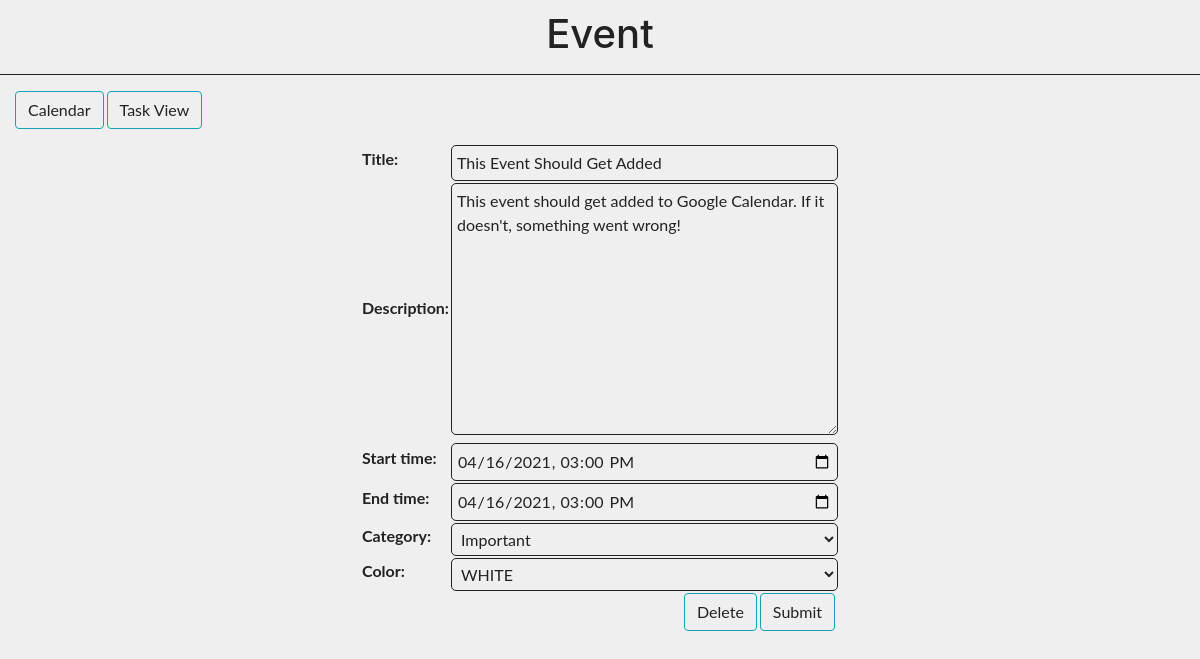
The page /event/edit/3/ (signed in) on the database its author committed.
### cal/models.py (models this page shows, shortened)
class Event(models.Model):
    title = models.CharField(max_length=200)
    description = models.TextField()
    start_time = models.DateTimeField()
    end_time = models.DateTimeField()
    CATEGORY_CHOICES = [("Important", "Important"), ("Tentative", "Tentative"), ("Recurrent", "Recurrent"), ("Normal", "Normal")]
    category = models.CharField(max_length=40, choices=CATEGORY_CHOICES, default="NORMAL")
    COLOR_CHOICES = [("dddddd","WHITE"),("ff4444","RED"), ("44ff44", "GREEN"), ("4444ff", "BLUE")]
    color = models.CharField(max_length=40, choices=COLOR_CHOICES, default="WHITE")
    the_user = models.ForeignKey(User, on_delete=models.SET_NULL, null=True, blank=True)
    gcal_id = models.TextField(max_length=1024, null=True, blank=True)

### cal/views.py (the view)
# urls.py: url(r'^event/edit/(?P<event_id>\d+)/$', views.event, name='event_edit'),
@login_required(login_url='login')
def event(request, event_id=None):
    if event_id:
        instance = get_object_or_404(Event, pk=event_id)
    else:
        instance = Event()
    instance.the_user = get_object_or_404(User, pk=request.user.id)
    form = EventForm(request.POST or None, instance=instance)
    if request.POST and form.is_valid():
        if '_delete' in request.POST:
            instance.delete()
        else:
            form.save()
        return HttpResponseRedirect(reverse('cal:calendar'))
    return render(request, 'cal/event.html', {'form': form})

### cal/forms.py
class EventForm(ModelForm):
  class Meta:
    model = Event
    widgets = {
      'start_time': DateInput(attrs={'type': 'datetime-local'}, format='%Y-%m-%dT%H:%M'),
      'end_time': DateInput(attrs={'type': 'datetime-local'}, format='%Y-%m-%dT%H:%M'),
    }
    fields = ['title', 'description', 'start_time', 'end_time', 'category', 'color']
  def __init__(self, *args, **kwargs):
    super(EventForm, self).__init__(*args, **kwargs)
    self.fields['start_time'].input_formats = ('%Y-%m-%dT%H:%M',)
    self.fields['end_time'].input_formats = ('%Y-%m-%dT%H:%M',)

### cal/templates/cal/event.html (shortened to what this page needs)
{% extends 'cal/base.html' %}
{% block title %}
    Event
{% endblock %}
{% block content %}
    <div class="clearfix">
        <a class="btn btn-info left" href="{% url 'cal:calendar' %}"> Calendar </a>
        <a class="btn btn-info left" href="{% url 'cal:tasks' %}">Task View</a>
    </div>
    <form method="post">
        <table class="form form-table">
            {{ form }}
            <tr>
                <td colspan="2">
                    <button type="submit" value="Edit" name="_edit" class="btn btn-info right"> Submit </button>
                    <button type="submit" value="Delete" name="_delete" class="btn btn-info right"> Delete </button>
                </td>
            </tr>
        </table>
    </form>
{% endblock %}

### cal/static/cal/css/styles.css (style rules this page uses)
body { --text-color: #222; --bkg-color: #efefef; --border-color: #222; --calendar-picker: 0; --temp-text-color:#222 }
* { font-family: "ptsans", "Lato", "Helvetica Neue", Helvetica, Arial, sans-serif; }
body, div { background: var(--bkg-color); }
h1, p, li, div { color: var(--text-color); }
table { color: var(--text-color); }
.left { float: left; }
.right { float: right; }
.btn { outline: none; color: var(--text-color); background-color: transparent; box-shadow: 0 0 0 0; margin-right: 3px; }
.clearfix { margin: 15px; text-align: center; }
.form { margin: auto; }
.form input, .form select, .form textarea { border-radius: 5px; border: 1px solid var(--border-color); outline: none; background: none; padding: 5px; width: 100%; color: var(--text-color); }
#id_category { color: var(--temp-text-color) }
#id_color { color: var(--temp-text-color) }
a { color: #17a2b8; }

### rows shown on the page
Event: title "This Event Should Get Added", description "This event should get added to Google Calendar. If it doesn't, something went wrong!", start_time "04/16/2021 15:00", end_time "04/16/2021 15:00", category "Important", color "WHITE"
